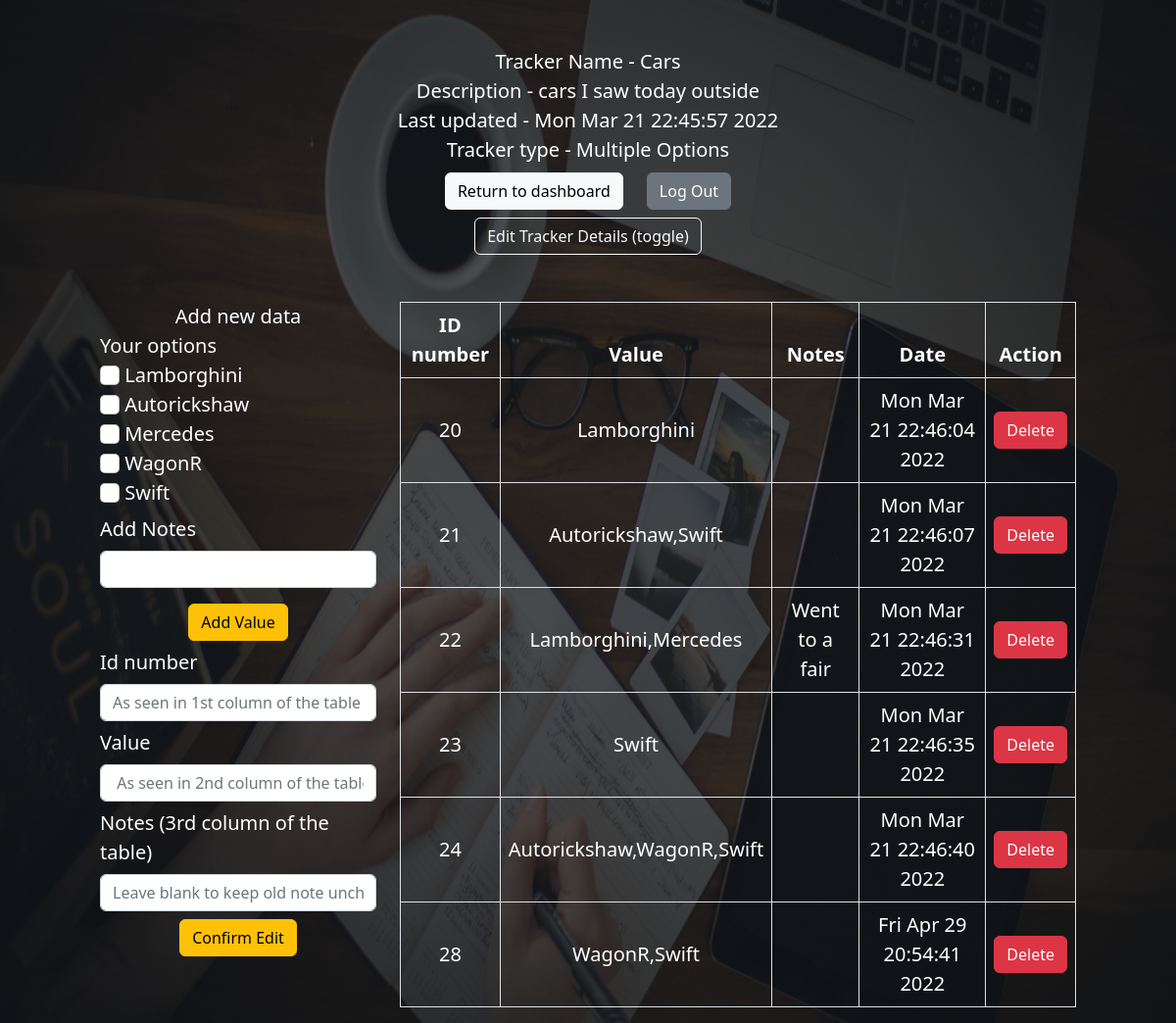
The app's page /trackerdetails/4 with its own data.
### application/models.py (models this page shows, shortened)
class Tracker(db.Model):
    tracker_id = db.Column(db.Integer, primary_key=True)
    tracker_name = db.Column(db.String(80), nullable=False)
    tracker_description = db.Column(db.String(120), nullable=False)
    tracker_type = db.Column(db.String(50),nullable=False)
    user_defined_options = db.Column(db.String(200))
    tracker_log_time = db.Column(db.String(120), nullable=False)
    user_id = db.Column(db.Integer, db.ForeignKey('user.user_id'),nullable=False)
    tracker_logs = db.relationship('Trackerlogs', backref='tracker', lazy=True)

class Trackerlogs(db.Model):
    log_id = db.Column(db.Integer, primary_key=True)
    log_value = db.Column(db.String(100), nullable=False)
    log_note = db.Column(db.String(100))
    log_time = db.Column(db.String(80), unique=True, nullable=False)
    tracker_id = db.Column(db.Integer, db.ForeignKey('tracker.tracker_id'),nullable=False)

### application/controller_tracker.py (the view, shortened to what this page needs)
@app.route("/trackerdetails/<tracker_id>")
def trackerdetails(tracker_id):
    user_logs = Trackerlogs.query.filter_by(tracker_id=tracker_id).all()
    user_id = Tracker.query.filter_by(tracker_id=tracker_id).first().user_id
    user_name = User.query.filter_by(user_id=user_id).first().user_name
    tracker = Tracker.query.filter_by(tracker_id=tracker_id).first()
    tracker_name = tracker.tracker_name
    tracker_description = tracker.tracker_description
    tracker_log_time = tracker.tracker_log_time
    tracker_type = tracker.tracker_type
    if tracker_type == "mo_tracker":
        user_defined_options = Tracker.query.filter_by(tracker_id=tracker_id).first().user_defined_options
        options_list = user_defined_options.rsplit(",")
        return render_template("trackerdetails.html",user_logs=user_logs,tracker=tracker,user_name=user_name,options_list=options_list)

### templates/trackerdetails.html (shortened to what this page needs)
{% extends 'layout.html' %}
{% block body %}
<div class="row mt-5 justify-content-center">
    <div class="col-auto d-flex text-center justify-content-center">
        Tracker Name - {{tracker["tracker_name"]}} <br>
        Description - {{tracker["tracker_description"]}} <br>
        Last updated - {{tracker["tracker_log_time"]}} <br>
    </div>
</div>
<div class="row justify-content-center">
    <div class="col-auto">
        Tracker type -
        {% if tracker["tracker_type"] == "mo_tracker"%}Multiple Options{% endif %}
    </div>
</div>
<div class="row my-2 justify-content-center">
    <div class="col-auto">
        <a class="btn btn-light" href="/dashboard/{{user_name}}">Return to dashboard</a>
    </div>
    <div class="col-auto">
        <a class="btn btn-secondary" href="/logout/{{user_name}}">Log Out</a>
    </div>
</div>
<div class="row mt-2 justify-content-center">
    <div class="col-auto">
        <a href="#" class="btn btn-outline-light" onclick="showTrackerForm()">
            Edit Tracker Details (toggle)
        </a>
    </div>
</div>
<div class="row mt-5 justify-content-center">
    <div class="col-12 col-sm-8 col-md-3 col-xl-3">
        <div class="row justify-content-center">
            <div class="col-auto">
                Add new data
            </div>
        </div>
        <div class="row justify-content-center">
            <div class="col">
                <form id="record_value" class="" action='/createlog/{{tracker["tracker_id"]}}' method="post">
                    {% include "value_input_form.html" %}
                </form>
            </div>
        </div>
        <div class="row mt-3 justify-content-center">
            <div class="col-auto">
                <button form="record_value" class="btn btn-warning" type="submit">Add Value</button>
            </div>
        </div>
        <div class="row justify-content-center" id="editlogform">
            <div class="col">
                <div class="row">
                    <div class="col">
                        <form action="/editlogdetails" method="post" id="editlogdetails">
                            <label class="col-form-label" for="log_id">Id number</label>
                            <input class="form-control" type="text" id="log_id" name="log_id" placeholder="As seen in 1st column of the table">
                            <label class="col-form-label" for="log_value">Value</label>
                            <input class="form-control" type="text" id="log_value" name="log_value" placeholder=" As seen in 2nd column of the table">
                            <label class="col-form-label" for="log_note">Notes (3rd column of the table)</label>
                            <input class="form-control" type="text" id="log_note" name="log_note" placeholder="Leave blank to keep old note unchanged">
                        </form>
                    </div>
                </div>
                <div class="row mt-2 justify-content-center">
                    <div class="col-auto">
                        <button form="editlogdetails" class="btn btn-warning" type="submit">Confirm Edit</button>
                    </div>
                </div>
            </div>
        </div>
    </div>
    <div class="col col-sm-12 col-md-12 col-xl-7">
        <table class="table text-white table-bordered text-center table-responsive align-middle">
            <thead class="thead-dark">
                <tr>
                    <th>ID number</th>
                    <th>Value</th>
                    <th>Notes</th>
                    <th>Date</th>
                    <th>Action</th>
                </tr>
            </thead>
            <tbody>
                {% for userlog in user_logs%}
                <tr>
                    <td>{{userlog["log_id"]}}</td>
                    <td>{{userlog["log_value"]}}</td>
                    <td>{% if userlog["log_note"] == None %}-{% else %}{{userlog["log_note"]}}{% endif %}</td>
                    <td>{{userlog["log_time"]}}</td>
                    <td>
                        <div class="row justify-content-center">
                            <div class="col">
                                <a class="btn btn-danger" href='/deletelog/{{userlog["log_id"]}}'>Delete</a>
                            </div>
                        </div>
                    </td>
                </tr>
                {% endfor %}
            </tbody>
        </table>
    </div>
</div>
{% endblock %}

### static/styles.css (style rules this page uses)
.bgImage { background-image:url('../static/laptop_table1.png'); background-repeat: no-repeat; background-attachment: fixed; background-size: 100% 100%; }

### records on screen
Tracker: tracker_name "Cars", tracker_description "cars I saw today outside", tracker_log_time "Mon Mar 21 22:45:57 2022"
Trackerlogs: log_id "20", log_value "Lamborghini", log_time "Mon Mar 21 22:46:04 2022"
Trackerlogs: log_id "21", log_value "Autorickshaw,Swift", log_time "Mon Mar 21 22:46:07 2022"
Trackerlogs: log_id "22", log_value "Lamborghini,Mercedes", log_note "Went to a fair", log_time "Mon Mar 21 22:46:31 2022"
Trackerlogs: log_id "23", log_value "Swift", log_time "Mon Mar 21 22:46:35 2022"
Trackerlogs: log_id "24", log_value "Autorickshaw,WagonR,Swift", log_time "Mon Mar 21 22:46:40 2022"
Trackerlogs: log_id "28", log_value "WagonR,Swift", log_time "Fri Apr 29 20:54:41 2022"

### other values on screen
{{ option }} "Lamborghini" "Autorickshaw" "Mercedes" "WagonR" "Swift"
